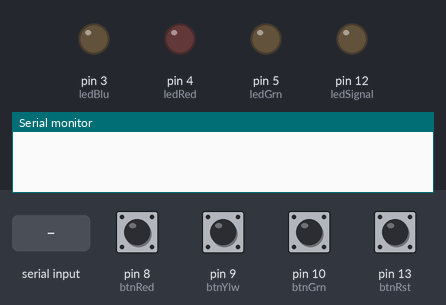
The sketch below on a simulated Arduino Uno, built with avr-gcc and run on an emulated ATmega328P. Parts: output pins drawn as LEDs (lit = HIGH), the last lines printed to the serial monitor. Inputs (shaded band) come from the test bench; at power-on: pin 8 (btnRed), pin 9 (btnYlw), pin 10 (btnGrn), pin 13 (btnRst) HIGH.

Above: at 1.2 s.
1.3 s: "0" received over Serial
At 2.0 s:
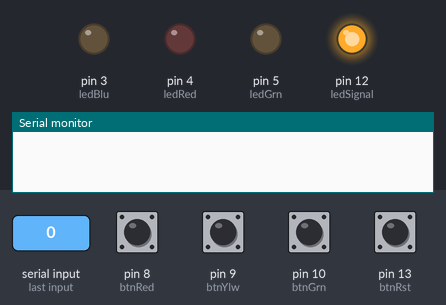
At 2.7 s:
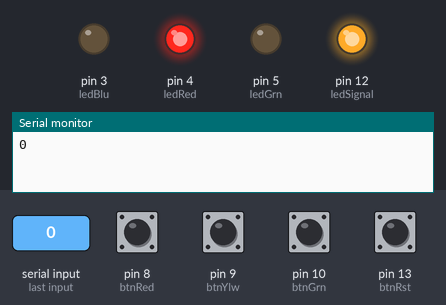
4.3 s: "1" received over Serial
At 6.2 s:
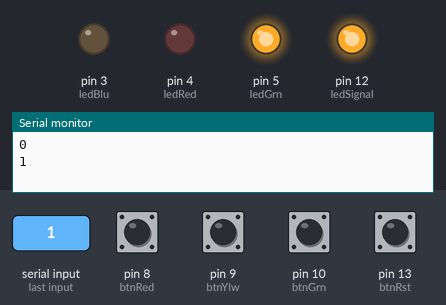
Timing chart, 0 to 8.8 s (numbered marks = the images above; inputs shaded):
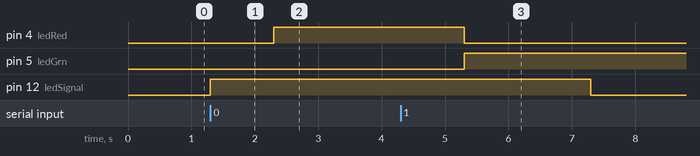

Measured:
- after the input at 1.3 s, pin 4 (ledRed): LOW → HIGH after 1.0 s; pin 12 (ledSignal): LOW → HIGH at once
- after the input at 4.3 s, pin 4 (ledRed): HIGH → LOW after 1.0 s; pin 5 (ledGrn): LOW → HIGH after 1.0 s; pin 12 (ledSignal): HIGH → LOW after 3.0 s instead of 0.00 s

The sketch:

RPS.ino
```cpp
const int btnRed = 8;
const int btnYlw = 9;
const int btnGrn = 10;

const int btnRst = 13;

const int ledSignal = 12;
const int ledBlu = 3;
const int ledRed = 4;
const int ledGrn = 5;

String serialData;

void setup() {
  Serial.begin(9600);
  pinMode(btnRed, INPUT);
  pinMode(btnYlw, INPUT);
  pinMode(btnGrn, INPUT);
  pinMode(btnRst, INPUT);

  pinMode(ledBlu, OUTPUT);
  pinMode(ledRed, OUTPUT);
  pinMode(ledGrn, OUTPUT);
  pinMode(ledSignal, OUTPUT);
}

void loop() {
  int red = digitalRead(btnRed);
  int yellow = digitalRead(btnYlw);
  int green = digitalRead(btnGrn);
  int rst = digitalRead(btnRst);

  if (red == 0) {
    // digitalWrite(ledBlu, HIGH);
    Serial.println("scissor");
  }
  else if (red == 1) {
    // digitalWrite(ledBlu, LOW);
  }

  if (yellow == 0) {
    // digitalWrite(ledRed, HIGH);
    Serial.println("paper");
  }
  else if (yellow == 1) {
    // digitalWrite(ledRed, LOW);
  }

  if (green == 0) {
    // Serial.println(rst);
    // digitalWrite(ledGrn, HIGH);
    Serial.println("rock");
  }
  else if (green == 1) {
    // digitalWrite(ledGrn, LOW);
  }

  if (rst == 0) {
    // digitalWrite(ledSignal, HIGH);
    // Serial.println(rst);
    Serial.println("done");
  }
  else if (rst == 1) {
    // digitalWrite(ledSignal, LOW);
  }

  if (Serial.available() > 0) {
    digitalWrite(ledSignal, HIGH);
    serialData = Serial.readString();
    Serial.println(serialData);

    // if (serialData == '0') {
    //   digitalWrite(ledBlu, HIGH);
    //   digitalWrite(ledRed, LOW);
    //   digitalWrite(ledGrn, LOW);
    //   delay(1000);
    // }
    if (serialData == "0") {
      // digitalWrite(ledSignal, HIGH);
      digitalWrite(ledBlu, LOW);
      digitalWrite(ledRed, HIGH);
      digitalWrite(ledGrn, LOW);
      delay(2000);
      digitalWrite(ledSignal, LOW);
    }
    else if (serialData == "1") {
      // digitalWrite(ledSignal, HIGH);
      digitalWrite(ledBlu, LOW);
      digitalWrite(ledRed, LOW);
      digitalWrite(ledGrn, HIGH);
      delay(2000);
      digitalWrite(ledSignal, LOW);
    }
    else if (serialData == "2") {
      digitalWrite(ledSignal, HIGH);
      // digitalWrite(ledBlu, HIGH);
      digitalWrite(ledRed, LOW);
      digitalWrite(ledGrn, LOW);
      delay(2000);
      digitalWrite(ledSignal, LOW);
    }
    else if (serialData == "3") {
      // digitalWrite(ledSignal, HIGH);
      digitalWrite(ledBlu, LOW);
      digitalWrite(ledRed, LOW);
      digitalWrite(ledGrn, LOW);
      delay(2000);
      digitalWrite(ledSignal, LOW);
    }
    else {
      // digitalWrite(ledSignal, HIGH);
      digitalWrite(ledBlu, LOW);
      digitalWrite(ledRed, LOW);
      digitalWrite(ledGrn, LOW);
      delay(2000);
      digitalWrite(ledSignal, LOW);
    }
  }

}
```
